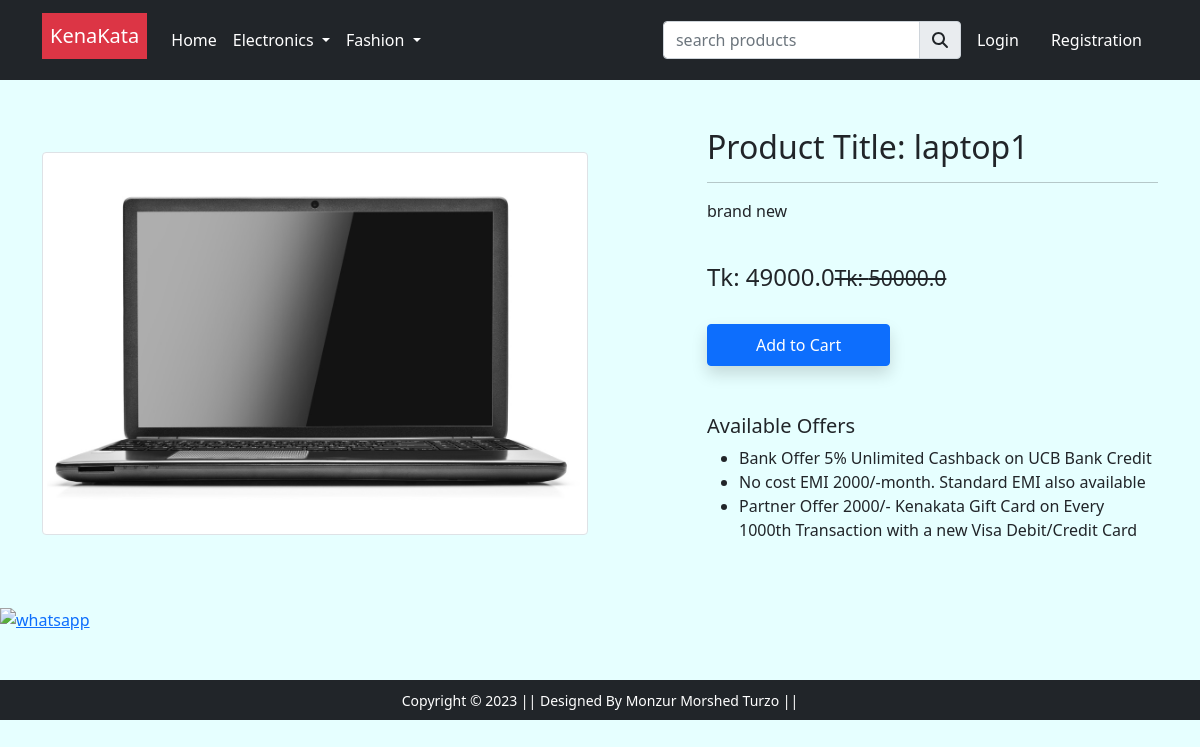
/product-detail/16, run on an earlier commit of the app's database.
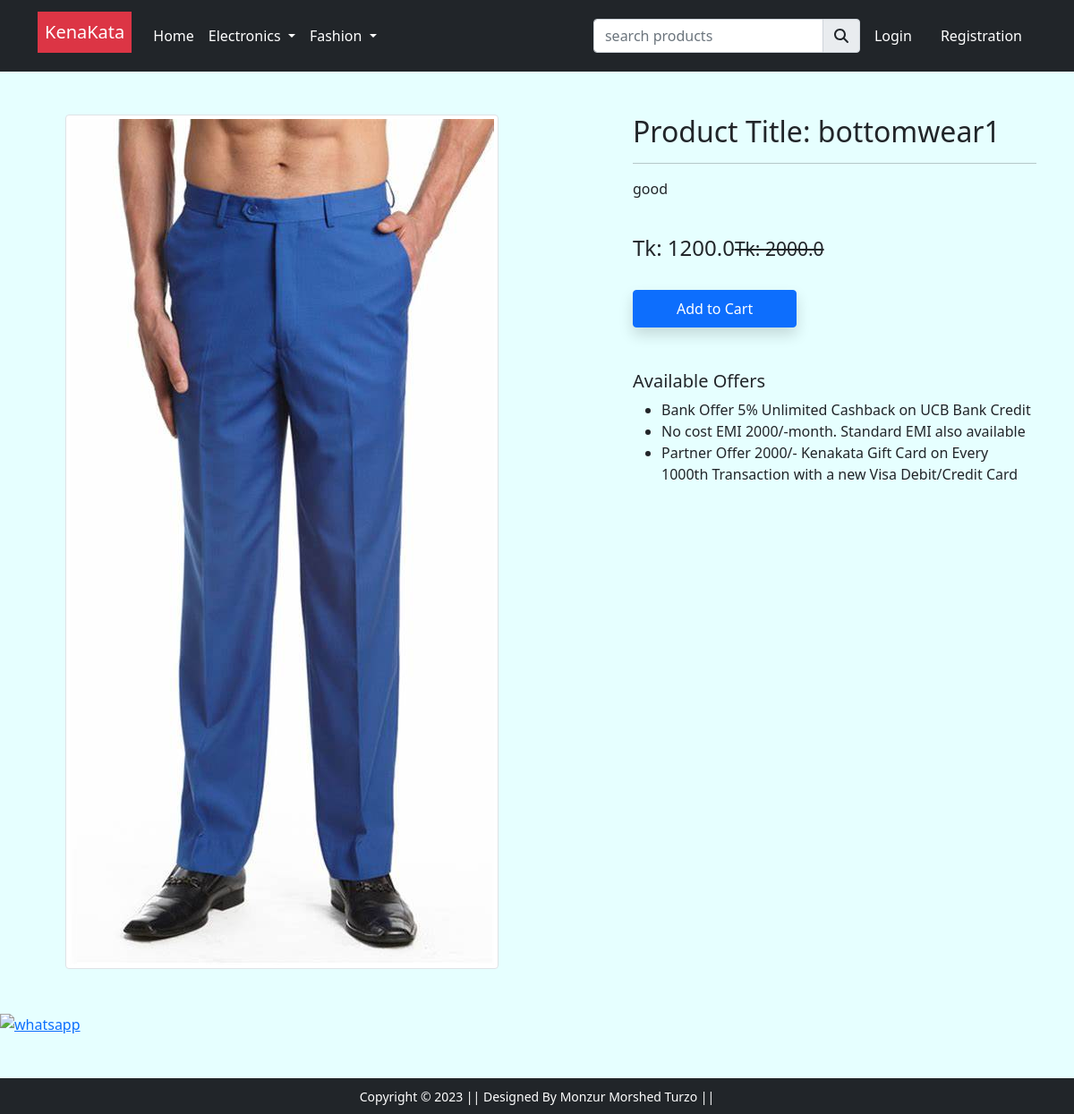
And on a later commit of the database.
### app/models.py (models this page shows, shortened)
class Product(models.Model):
    title=models.CharField(max_length=100)
    selling_price=models.FloatField()
    discounted_price=models.FloatField()
    description=models.TextField()
    brand=models.CharField(max_length=100)
    quantity=models.IntegerField(null=True,blank=True,default=5)
    colour=models.CharField(max_length=20,null=True,blank=True)
    size=models.CharField(max_length=20,null=True,blank=True)
    catagory=models.CharField(choices=CATAGORY_CHOICES,max_length=2)
    product_image=models.ImageField(upload_to='productimg')

### app/views.py (the view)
# urls.py: path('product-detail/<int:pk>', views.ProductDetailView.as_view(), name='product-detail'),
class ProductDetailView(View):
    def get(self,request,pk):
        totalitem=0
        product=Product.objects.get(pk=pk)
        item_already_in_cart=False
        if request.user.is_authenticated:
            totalitem= len(Cart.objects.filter(user=request.user))
            item_already_in_cart=Cart.objects.filter(Q(product=product.id) & Q(user=request.user)).exists()
        return render(request, 'app/productdetail.html',
        {'product':product, 'item_already_in_cart':item_already_in_cart})

### app/templates/app/productdetail.html (shortened to what this page needs)
{% extends 'app/base.html' %}
{% load static %}
{% block main-content %}
<div class="container my-5">
 <div class="row">
  <div class="col-sm-6 text-center align-self-center">
   <img src="{{product.product_image.url}}" alt="" class="img-fluid img-thumbnail">
  </div>
  <div class="col-sm-5 offset-sm-1">
   <h2>Product Title: {{product.title}}</h2>
   <hr>
   <p>{{product.description}}</p> <br>
   <h4>Tk: {{product.discounted_price}}<small class="fw-light text-decoration-line-through">Tk: {{product.selling_price}}</small></h4> <br>
   {% if item_already_in_cart %}
   <a href="{% url 'showcart' %}" class="btn btn-warning shadow px-5 py-2 ms-4">
      Go to Cart</a>
   {% else %}
   <form action="/add-to-cart" class="d-inline">
   <button type="submit" class="btn btn-primary shadow px-5 py-2">Add to Cart</button>
   </form>
   {% endif %}
   <h5 class="mt-5">Available Offers</h5>
   <ul>
    <li>Bank Offer 5% Unlimited Cashback on UCB Bank Credit</li>
    <li>No cost EMI 2000/-month. Standard EMI also available</li>
    <li>Partner Offer 2000/- Kenakata Gift Card on Every 1000th Transaction with a new Visa Debit/Credit Card</li>
   </ul>
  </div>
 </div>
</div>
{% endblock main-content %}

What changed in the data, as far as the page shows it:
changed Product: product_image: a different picture; title "laptop1" → "bottomwear1"; description "brand new" → "good"; discounted_price "49000.0" → "1200.0"; selling_price "50000.0" → "2000.0"
